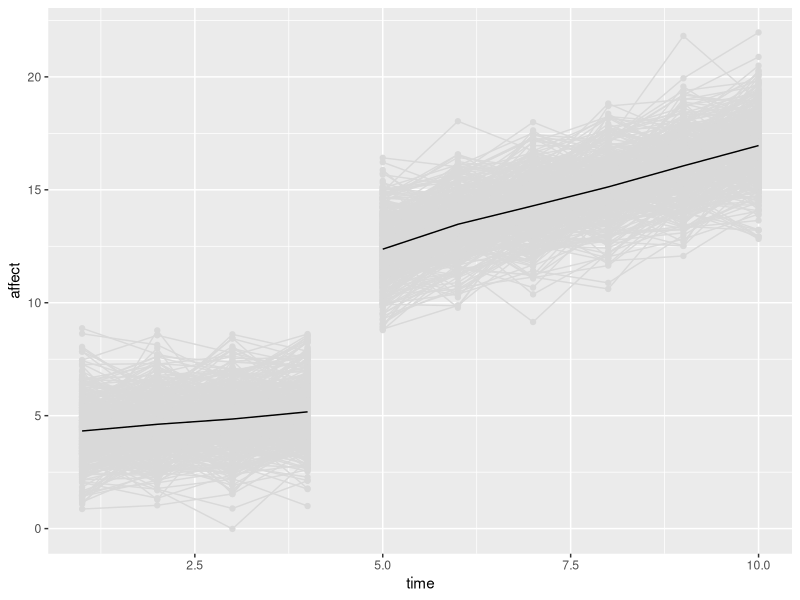

R code for this plot: (Note: this script raises an error after producing the figure.)
## ---- chunk 1
knitr::opts_chunk$set(echo = TRUE, warning = F, message = F, cache = T)
## ---- chunk 2


library(tidyverse)
library(lavaan)
library(ggplot2)
library(MASS)

N <- 400
time <- 10

intercept_1 <- 4
intercept_2 <- 8

growth1 <- 0.3
growth2 <- 0.9


df_matrix <- matrix(, ncol = 3, nrow = N*time)


count <- 0

for(i in 1:N){
  
  unob_het_y <- rnorm(1,0,1)
  
  
  for(j in 1:time){
    
    count <- count + 1
    
    if(j < 5){
    df_matrix[count, 1] <- i
    df_matrix[count, 2] <- j
    df_matrix[count, 3] <- intercept_1 + growth1*j + unob_het_y + rnorm(1,0,1)
    
    }else{
      
      df_matrix[count, 1] <- i
      df_matrix[count, 2] <- j
      df_matrix[count, 3] <- intercept_2 + growth2*j + unob_het_y + rnorm(1,0,1)
      
      
    }
  }
  
}

df <- data.frame(df_matrix)

names(df) <- c('id', 'time', 'affect')

df1 <- df %>%
  filter(time < 5)

df2 <- df %>%
  filter(time >= 5)

df_sum1 <- df1 %>%
  group_by(time) %>%
  summarise(
    affect = mean(affect)
  )

df_sum2 <- df2 %>%
  group_by(time) %>%
  summarise(
    affect = mean(affect)
  )

ggplot() + 
  geom_point(data = df1, aes(x = time, y = affect, group = id), color = 'gray85') + 
  geom_line(data = df1, aes(x = time, y = affect, group = id), color = 'gray85') + 
  geom_point(data = df2, aes(x = time, y = affect, group = id), color = 'gray85') + 
  geom_line(data = df2, aes(x = time, y = affect, group = id), color = 'gray85') + 
  geom_line(data = df_sum1, aes(x = time, y = affect)) + 
  geom_line(data = df_sum2, aes(x = time, y = affect))

## ---- chunk 3
library(lavaan)

df_wide <- reshape(df, idvar = 'id', timevar = 'time', direction = 'wide')


spline_string <- '

# latent intercept for first half

level1_affect =~ 1*affect.1 + 1*affect.2 + 1*affect.3 + 1*affect.4 + 0*affect.5 + 0*affect.6 + 0*affect.7 + 0*affect.8 + 0*affect.9 + 0*affect.10

# latent intercept for second half

level2_affect =~ 0*affect.1 + 0*affect.2 + 0*affect.3 + 0*affect.4 + 1*affect.5 + 1*affect.6 + 1*affect.7 + 1*affect.8 + 1*affect.9 + 1*affect.10

# latent slope for first half basis coefficients

slope1_affect =~ 1*affect.1 + 2*affect.2 + 3*affect.3 + 4*affect.4 + 0*affect.5 + 0*affect.6 + 0*affect.7 + 0*affect.8 + 0*affect.9 + 0*affect.10

# latent slope for second half basis coefficients

slope2_affect =~ 0*affect.1 + 0*affect.2 + 0*affect.3 + 0*affect.4 + 5*affect.5 + 6*affect.6 + 7*affect.7 + 8*affect.8 + 9*affect.9 + 10*affect.10

# means and variance of latent factors

level1_affect ~~ level1_affect
level2_affect ~~ level2_affect
slope1_affect ~~ slope1_affect
slope2_affect ~~ slope2_affect

# covariance between latent factors

level1_affect ~~ level2_affect
level1_affect ~~ slope1_affect
level1_affect ~~ slope2_affect

level2_affect ~~ slope1_affect
level2_affect ~~ slope2_affect

slope1_affect ~~ slope2_affect

# constrain means of indicators to zero across time

affect.1 ~ 0
affect.2 ~ 0
affect.3 ~ 0
affect.4 ~ 0
affect.5 ~ 0
affect.6 ~ 0
affect.7 ~ 0
affect.8 ~ 0
affect.9 ~ 0
affect.10 ~ 0

# constrain residual variance to equality across time

affect.1 ~~ res_var*affect.1
affect.2 ~~ res_var*affect.2
affect.3 ~~ res_var*affect.3
affect.4 ~~ res_var*affect.4
affect.5 ~~ res_var*affect.5
affect.6 ~~ res_var*affect.6
affect.7 ~~ res_var*affect.7
affect.8 ~~ res_var*affect.8
affect.9 ~~ res_var*affect.9
affect.10 ~~ res_var*affect.10

'

spline_model <- growth(spline_string, data = df_wide)
summary(spline_model, fit.measures = T)

## ---- chunk 4


library(tidyverse)
library(lavaan)
library(ggplot2)
library(MASS)

N <- 400
time <- 10

intercept_1 <- 4
intercept_2 <- 4

growth1 <- 0.8
growth2 <- -0.8

df_matrix_b <- matrix(, ncol = 3, nrow = N*time)


count <- 0

for(i in 1:N){
  
  unob_het_y <- rnorm(1,0,1)
  
  
  for(j in 1:time){
    
    count <- count + 1
    
    if(j < 5){
      df_matrix_b[count, 1] <- i
      df_matrix_b[count, 2] <- j
      df_matrix_b[count, 3] <- intercept_1 + growth1*j + unob_het_y + rnorm(1,0,1)
      
    }else{
      
      df_matrix_b[count, 1] <- i
      df_matrix_b[count, 2] <- j
      df_matrix_b[count, 3] <- intercept_2 + growth2*j + unob_het_y + rnorm(1,0,1)
      
      
    }
  }
  
}

df_b <- data.frame(df_matrix_b)

names(df_b) <- c('id', 'time', 'affect')

df1_b <- df_b %>%
  filter(time < 5)

df2_b <- df_b %>%
  filter(time >= 5)

df_sum1_b <- df1_b %>%
  group_by(time) %>%
  summarise(
    affect = mean(affect)
  )

df_sum2_b <- df2_b %>%
  group_by(time) %>%
  summarise(
    affect = mean(affect)
  )

ggplot() + 
  geom_point(data = df1_b, aes(x = time, y = affect, group = id), color = 'gray85') + 
  geom_line(data = df1_b, aes(x = time, y = affect, group = id), color = 'gray85') + 
  geom_point(data = df2_b, aes(x = time, y = affect, group = id), color = 'gray85') + 
  geom_line(data = df2_b, aes(x = time, y = affect, group = id), color = 'gray85') + 
  geom_line(data = df_sum1_b, aes(x = time, y = affect)) + 
  geom_line(data = df_sum2_b, aes(x = time, y = affect))

## ---- chunk 5
library(lavaan)


df_wide_b <- reshape(df_b, idvar = 'id', timevar = 'time', direction = 'wide')


spline_string_b <- '

# latent intercept for first half

level1_affect =~ 1*affect.1 + 1*affect.2 + 1*affect.3 + 1*affect.4 + 0*affect.5 + 0*affect.6 + 0*affect.7 + 0*affect.8 + 0*affect.9 + 0*affect.10

# latent intercept for second half

level2_affect =~ 0*affect.1 + 0*affect.2 + 0*affect.3 + 0*affect.4 + 1*affect.5 + 1*affect.6 + 1*affect.7 + 1*affect.8 + 1*affect.9 + 1*affect.10

# latent slope for first half basis coefficients

slope1_affect =~ 1*affect.1 + 2*affect.2 + 3*affect.3 + 4*affect.4 + 0*affect.5 + 0*affect.6 + 0*affect.7 + 0*affect.8 + 0*affect.9 + 0*affect.10

# latent slope for second half basis coefficients

slope2_affect =~ 0*affect.1 + 0*affect.2 + 0*affect.3 + 0*affect.4 + 5*affect.5 + 6*affect.6 + 7*affect.7 + 8*affect.8 + 9*affect.9 + 10*affect.10

# means and variance of latent factors

level1_affect ~~ level1_affect
level2_affect ~~ level2_affect
slope1_affect ~~ slope1_affect
slope2_affect ~~ slope2_affect

# covariance between latent factors

level1_affect ~~ level2_affect
level1_affect ~~ slope1_affect
level1_affect ~~ slope2_affect

level2_affect ~~ slope1_affect
level2_affect ~~ slope2_affect

slope1_affect ~~ slope2_affect

# constrain means of indicators to zero across time

affect.1 ~ 0
affect.2 ~ 0
affect.3 ~ 0
affect.4 ~ 0
affect.5 ~ 0
affect.6 ~ 0
affect.7 ~ 0
affect.8 ~ 0
affect.9 ~ 0
affect.10 ~ 0

# constrain residual variance to equality across time

affect.1 ~~ res_var*affect.1
affect.2 ~~ res_var*affect.2
affect.3 ~~ res_var*affect.3
affect.4 ~~ res_var*affect.4
affect.5 ~~ res_var*affect.5
affect.6 ~~ res_var*affect.6
affect.7 ~~ res_var*affect.7
affect.8 ~~ res_var*affect.8
affect.9 ~~ res_var*affect.9
affect.10 ~~ res_var*affect.10

'

spline_model_b <- growth(spline_string_b, data = df_wide_b)
summary(spline_model_b, fit.measures = T)

## ---- chunk 6



library(tidyverse)
library(lavaan)
library(ggplot2)
library(MASS)

N <- 400
time <- 15

intercept_1 <- 4
intercept_2 <- 4
intercept_3 <- 4

growth1 <- -0.5
growth2 <- 0.5
growth3 <- -0.5


df_matrix_c <- matrix(, ncol = 3, nrow = N*time)


count <- 0

for(i in 1:N){
  
  unob_het_y <- rnorm(1,0,1)
  
  
  for(j in 1:time){
    
    count <- count + 1
    
    if(j < 5){
      df_matrix_c[count, 1] <- i
      df_matrix_c[count, 2] <- j
      df_matrix_c[count, 3] <- intercept_1 + growth1*j + unob_het_y + rnorm(1,0,1)
      
    }else if(j >= 5 && j < 10){
      
      df_matrix_c[count, 1] <- i
      df_matrix_c[count, 2] <- j
      df_matrix_c[count, 3] <- intercept_2 + growth2*j + unob_het_y + rnorm(1,0,1)
      
      
    }else{
      
      df_matrix_c[count, 1] <- i
      df_matrix_c[count, 2] <- j
      df_matrix_c[count, 3] <- intercept_3 + growth3*j + unob_het_y + rnorm(1,0,1)
      
    }
  }
  
}

df_c <- data.frame(df_matrix_c)

names(df_c) <- c('id', 'time', 'affect')

df1_c <- df_c %>%
  filter(time < 5)

df2_c <- df_c %>%
  filter(time >= 5 & time < 10)

df3_c <- df_c %>%
  filter(time >= 10)

df_sum1_c <- df1_c %>%
  group_by(time) %>%
  summarise(
    affect = mean(affect)
  )

df_sum2_c <- df2_c %>%
  group_by(time) %>%
  summarise(
    affect = mean(affect)
  )

df_sum3_c <- df3_c %>%
  group_by(time) %>%
  summarise(
    affect = mean(affect)
  )

ggplot() + 
  geom_point(data = df1_c, aes(x = time, y = affect, group = id), color = 'gray85') + 
  geom_line(data = df1_c, aes(x = time, y = affect, group = id), color = 'gray85') + 
  geom_point(data = df2_c, aes(x = time, y = affect, group = id), color = 'gray85') + 
  geom_line(data = df2_c, aes(x = time, y = affect, group = id), color = 'gray85') + 
  geom_line(data = df_sum1_c, aes(x = time, y = affect)) + 
  geom_line(data = df_sum2_c, aes(x = time, y = affect)) + 
  geom_point(data = df3_c, aes(x = time, y = affect, group = id), color = 'gray85') + 
  geom_line(data = df3_c, aes(x = time, y = affect, group = id), color = 'gray85') + 
  geom_line(data = df_sum3_c, aes(x = time, y = affect))

## ---- chunk 7
library(lavaan)

df_wide_c <- reshape(df_c, idvar = 'id', timevar = 'time', direction = 'wide')


spline_string_c <- '

# latent intercept for first third

level1_affect =~ 1*affect.1 + 1*affect.2 + 1*affect.3 + 1*affect.4 + 0*affect.5 + 0*affect.6 + 0*affect.7 + 0*affect.8 + 0*affect.9 + 0*affect.10 + 0*affect.11 + 0*affect.12 + 0*affect.13 + 0*affect.14 + 0*affect.15

# latent intercept for second third

level2_affect =~ 0*affect.1 + 0*affect.2 + 0*affect.3 + 0*affect.4 + 1*affect.5 + 1*affect.6 + 1*affect.7 + 1*affect.8 + 1*affect.9 + 0*affect.10 + 0*affect.11 + 0*affect.12 + 0*affect.13 + 0*affect.14 + 0*affect.15

# latent intercept for final third

level3_affect =~ 0*affect.1 + 0*affect.2 + 0*affect.3 + 0*affect.4 + 0*affect.5 + 0*affect.6 + 0*affect.7 + 0*affect.8 + 0*affect.9 + 1*affect.10 + 1*affect.11 + 1*affect.12 + 1*affect.13 + 1*affect.14 + 1*affect.15


# latent slope for first third basis coefficients

slope1_affect =~ 1*affect.1 + 2*affect.2 + 3*affect.3 + 4*affect.4 + 0*affect.5 + 0*affect.6 + 0*affect.7 + 0*affect.8 + 0*affect.9 + 0*affect.10 + 0*affect.11 + 0*affect.12 + 0*affect.13 + 0*affect.14 + 0*affect.15

# latent slope for second third basis coefficients

slope2_affect =~ 0*affect.1 + 0*affect.2 + 0*affect.3 + 0*affect.4 + 5*affect.5 + 6*affect.6 + 7*affect.7 + 8*affect.8 + 9*affect.9 + 0*affect.10 + 0*affect.11 + 0*affect.12 + 0*affect.13 + 0*affect.14 + 0*affect.15

# latent slope for final third basis coefficients

slope3_affect =~ 0*affect.1 + 0*affect.2 + 0*affect.3 + 0*affect.4 + 0*affect.5 + 0*affect.6 + 0*affect.7 + 0*affect.8 + 0*affect.9 + 10*affect.10 + 11*affect.11 + 12*affect.12 + 13*affect.13 + 14*affect.14 + 15*affect.15



# means and variance of latent factors

level1_affect ~~ level1_affect
level2_affect ~~ level2_affect
level3_affect ~~ level3_affect
slope1_affect ~~ slope1_affect
slope2_affect ~~ slope2_affect
slope3_affect ~~ slope3_affect

# covariance between latent factors

level1_affect ~~ level2_affect
level1_affect ~~ level3_affect
level1_affect ~~ slope1_affect
level1_affect ~~ slope2_affect
level1_affect ~~ slope3_affect

level2_affect ~~ level3_affect
level2_affect ~~ slope1_affect
level2_affect ~~ slope2_affect
level2_affect ~~ slope3_affect

level3_affect ~~ slope1_affect
level3_affect ~~ slope2_affect
level3_affect ~~ slope3_affect

slope1_affect ~~ slope2_affect
slope1_affect ~~ slope3_affect

slope2_affect ~~ slope3_affect

# constrain means of indicators to zero across time

affect.1 ~ 0
affect.2 ~ 0
affect.3 ~ 0
affect.4 ~ 0
affect.5 ~ 0
affect.6 ~ 0
affect.7 ~ 0
affect.8 ~ 0
affect.9 ~ 0
affect.10 ~ 0

# constrain residual variance to equality across time

affect.1 ~~ res_var*affect.1
affect.2 ~~ res_var*affect.2
affect.3 ~~ res_var*affect.3
affect.4 ~~ res_var*affect.4
affect.5 ~~ res_var*affect.5
affect.6 ~~ res_var*affect.6
affect.7 ~~ res_var*affect.7
affect.8 ~~ res_var*affect.8
affect.9 ~~ res_var*affect.9
affect.10 ~~ res_var*affect.10

'

spline_model_c <- growth(spline_string_c, data = df_wide_c)
summary(spline_model_c, fit.measures = T)


## ---- chunk 8
'


# latent slope for first third basis coefficients

slope1_affect =~ 1*affect.1 + 2*affect.2 + 3*affect.3 + 4*affect.4 + 
                 0*affect.5 + 0*affect.6 + 0*affect.7 + 0*affect.8 + 
                 0*affect.9 + 0*affect.10 + 0*affect.11 + 0*affect.12 + 
                 0*affect.13 + 0*affect.14 + 0*affect.15

# latent slope for second third basis coefficients

slope2_affect =~ 0*affect.1 + 0*affect.2 + 0*affect.3 + 0*affect.4 + 
                 5*affect.5 + 6*affect.6 + 7*affect.7 + 8*affect.8 + 
                 9*affect.9 + 0*affect.10 + 0*affect.11 + 0*affect.12 + 
                 0*affect.13 + 0*affect.14 + 0*affect.15

# latent slope for final third basis coefficients

slope3_affect =~ 0*affect.1 + 0*affect.2 + 0*affect.3 + 0*affect.4 +
                 0*affect.5 + 0*affect.6 + 0*affect.7 + 0*affect.8 + 
                 0*affect.9 + 10*affect.10 + 11*affect.11 + 12*affect.12 + 
                 13*affect.13 + 14*affect.14 + 15*affect.15



'
